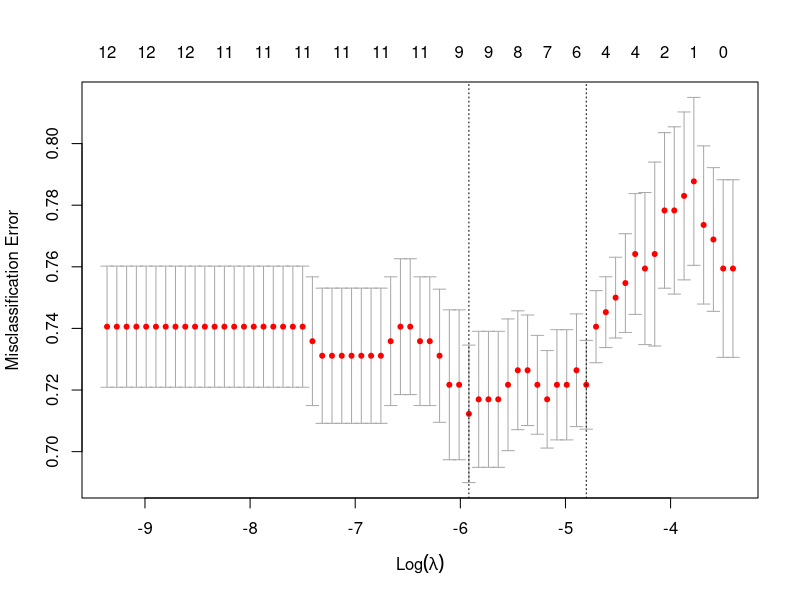

The R script that drew this image:
## ---- chunk 1
# Packages
library(caret)
library(glmnet)
library(dplyr)

## ---- chunk 2
# Read data
FourtyFive_Minutes_Macro <- read.csv("Burning Macro and Micro Data - 45 Minutes  - Macro.csv",
                 stringsAsFactors = FALSE)
## ---- chunk 3
# Set outcome
FourtyFive_Minutes_Macro$Tool <- as.factor(FourtyFive_Minutes_Macro$Tool)

# Remove rows with missing data
lasso_data_complete <- na.omit(FourtyFive_Minutes_Macro)

# Check how many rows remain
nrow(lasso_data_complete)
## ---- chunk 4
# Separate outcome and predictors
y <- lasso_data_complete$Tool

x_raw <- lasso_data_complete %>%
  select(-Tool)

# Check near-zero variance variables
nzv_metrics <- nearZeroVar(
  x_raw,
  freqCut = 95/5,
  uniqueCut = 10,
  saveMetrics = TRUE
)

nzv_metrics

# See which variables are flagged
nzv_metrics[nzv_metrics$nzv == TRUE, ]

# Remove near-zero variance predictors
nzv_vars <- rownames(nzv_metrics[nzv_metrics$nzv == TRUE, ])

x_filtered <- x_raw %>%
  select(-all_of(nzv_vars))
## ---- chunk 5
# Dummy-code categorical predictors
dummy_model <- dummyVars(~ ., data = x_filtered, fullRank = TRUE)

x <- predict(dummy_model, newdata = x_filtered)

# Make sure x is a matrix
x <- as.matrix(x)
## ---- chunk 6
set.seed(42)

cv_lasso <- cv.glmnet(
  x = x,
  y = y,
  family = "multinomial",
  alpha = 1,
  type.measure = "class",
  nfolds = 10,
  standardize = FALSE
)

# Plot cross-validation curve
plot(cv_lasso)

# Best lambda
cv_lasso$lambda.min

# More conservative lambda
cv_lasso$lambda.1se
## ---- chunk 7
# Coefficients at lambda.min
coef_min <- coef(cv_lasso, s = "lambda.min")

# Coefficients at lambda.1se
coef_1se <- coef(cv_lasso, s = "lambda.1se")
## ---- chunk 8
# Function to pull non-zero coefficients by class
get_selected_vars <- function(coef_object) {
  selected <- lapply(coef_object, function(class_coef) {
    temp <- as.matrix(class_coef)
    rownames(temp)[temp[, 1] != 0]
  })
  
  selected <- lapply(selected, function(vars) {
    vars[vars != "(Intercept)"]
  })
  
  return(selected)
}

selected_min <- get_selected_vars(coef_min)
selected_1se <- get_selected_vars(coef_1se)

selected_min
selected_1se
## ---- chunk 9
# Classification accuracy for lambda.min and lambda.1se

# Predicted classes for lambda.min
pred_min <- predict(
  cv_lasso,
  newx = x,
  s = "lambda.min",
  type = "class"
)

# Predicted classes for lambda.1se
pred_1se <- predict(
  cv_lasso,
  newx = x,
  s = "lambda.1se",
  type = "class"
)

# Convert predictions to factors with the same levels as your outcome
pred_min <- factor(pred_min[, 1], levels = levels(y))
pred_1se <- factor(pred_1se[, 1], levels = levels(y))

# Calculate classification accuracy
accuracy_min <- mean(pred_min == y)
accuracy_1se <- mean(pred_1se == y)

# Overall accuracy results
accuracy_min
accuracy_1se
## ---- chunk 10
# Function for accuracy by tool type
accuracy_by_tool <- function(actual, predicted) {
  
  results <- data.frame(
    Tool = levels(actual),
    Correct = NA,
    Total = NA,
    Accuracy = NA
  )
  
  for (i in seq_along(levels(actual))) {
    
    tool <- levels(actual)[i]
    
    tool_rows <- actual == tool
    
    results$Correct[i] <- sum(predicted[tool_rows] == actual[tool_rows])
    results$Total[i] <- sum(tool_rows)
    results$Accuracy[i] <- results$Correct[i] / results$Total[i]
  }
  
  return(results)
}
## ---- chunk 11
# Accuracy by tool type for lambda.min
accuracy_min <- accuracy_by_tool(
  actual = y,
  predicted = pred_min
)

accuracy_min

# Accuracy by tool type for lambda.1se
accuracy_1se <- accuracy_by_tool(
  actual = y,
  predicted = pred_1se
)

accuracy_1se
## ---- chunk 12
# Confusion matrix for lambda.min
confusionMatrix(
  data = pred_min,
  reference = y
)

# Confusion matrix for lambda.1se
confusionMatrix(
  data = pred_1se,
  reference = y
)
